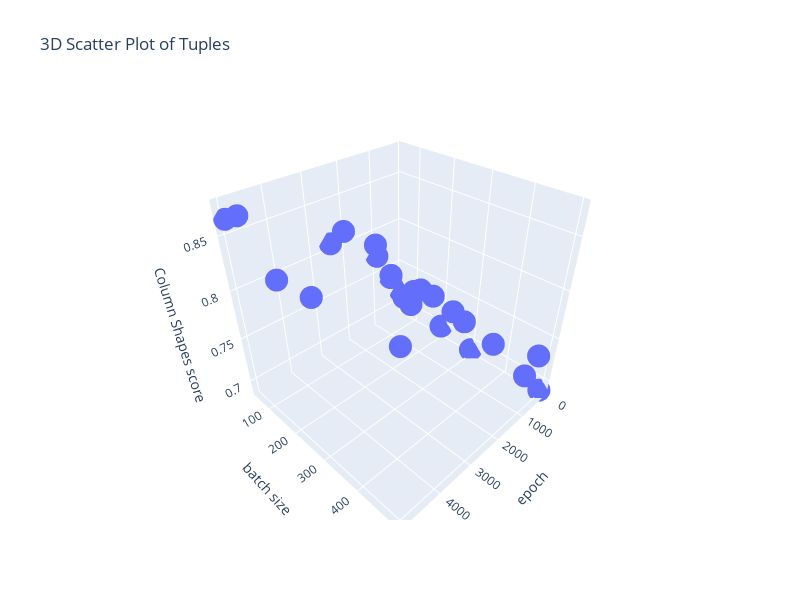
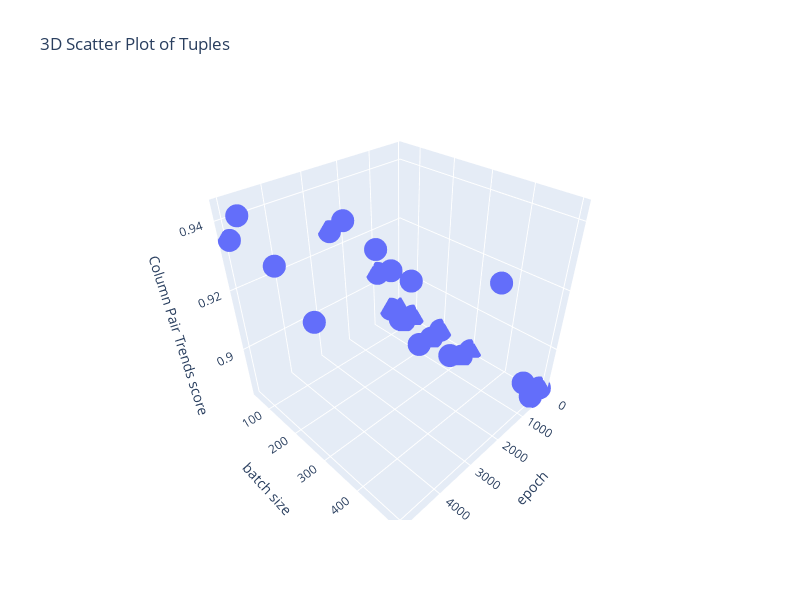
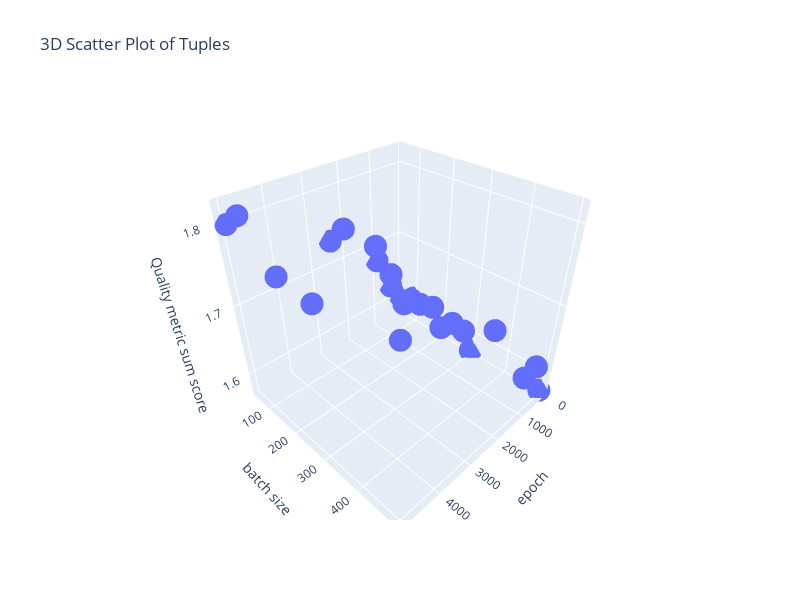

The notebook cell these images were saved under, in order:
### Markdown cell above
**Now we analyze the best hyperparamters based on the Column Shapes score, the Colun Pair Trends score, or the sum of both of them.**

### Code cell
saving_folder = '/Volumes/Jake_ssd/GANS/hyperparameter_tuning'
metric_options = ['Column Shapes', 'Column Pair Trends', 'Quality metric sum']
epochs_to_try = [100, 500, 1000, 2500, 5000]
batch_sizes_to_try = [50, 100, 200, 300, 500]


for metric in metric_options:
    best_score = 0
    best_hyperparameters = None
    epochs_batchsizes_scores = []
    for epoch in epochs_to_try:
        for batch_size in batch_sizes_to_try:
            path = saving_folder + f'/{epoch}_epochs_{batch_size}_batch_size'
            quality_metrics = pd.read_csv(path + '/quality_metrics.csv')
            score = get_quality_metric(metric, path)
            epochs_batchsizes_scores.append((epoch, batch_size, score))
            if(score > best_score):
                best_score = score
                best_hyperparameters = (epoch, batch_size)
        
    x, y, z = zip(*epochs_batchsizes_scores)

    # Create the scatter plot
    scatter = go.Scatter3d(x=x, y=y, z=z, mode='markers')

    # Define the layout
    layout = go.Layout(
        title="Epoch and batch size vs quality metrics for synthetic data",
        scene=dict(
            xaxis=dict(title='epoch'),
            yaxis=dict(title='batch size'),
            zaxis=dict(title=f'{metric} score'),
        ),
        width=800,  # Width of the figure in pixels
        height=600  # Height of the figure in pixels
    )

    # Combine the plot and layout
    fig = go.Figure(data=[scatter], layout=layout)

    # Display the plot
    fig.show()

### Figure 1 — Plotly figure (JSON) as saved in the notebook; plotly's stock layout.template omitted (floating-point values rounded to 4 significant figures)
{"data": [{"mode": "markers", "type": "scatter3d", "x": [100, 100, 100, 100, 100, 500, 500, 500, 500, 500, 1000, 1000, 1000, 1000, 1000, 2500, 2500, 2500, 2500, 2500, 5000, 5000, 5000, 5000, 5000], "y": [50, 100, 200, 300, 500, 50, 100, 200, 300, 500, 50, 100, 200, 300, 500, 50, 100, 200, 300, 500, 50, 100, 200, 300, 500], "z": [0.7148, 0.7238, 0.6981, 0.6895, 0.6881, 0.7392, 0.7229, 0.7441, 0.7335, 0.7398, 0.773, 0.759, 0.7603, 0.7551, 0.7287, 0.8086, 0.8284, 0.8305, 0.791, 0.7965, 0.8645, 0.8741, 0.8382, 0.843, 0.8494]}], "layout": {"height": 600, "scene": {"xaxis": {"title": {"text": "epoch"}}, "yaxis": {"title": {"text": "batch size"}}, "zaxis": {"title": {"text": "Column Shapes score"}}}, "title": {"text": "3D Scatter Plot of Tuples"}, "width": 800}}

### Figure 2 — Plotly figure (JSON) as saved in the notebook; plotly's stock layout.template omitted (floating-point values rounded to 4 significant figures)
{"data": [{"mode": "markers", "type": "scatter3d", "x": [100, 100, 100, 100, 100, 500, 500, 500, 500, 500, 1000, 1000, 1000, 1000, 1000, 2500, 2500, 2500, 2500, 2500, 5000, 5000, 5000, 5000, 5000], "y": [50, 100, 200, 300, 500, 50, 100, 200, 300, 500, 50, 100, 200, 300, 500, 50, 100, 200, 300, 500, 50, 100, 200, 300, 500], "z": [0.8846, 0.8847, 0.8854, 0.884, 0.8849, 0.8869, 0.885, 0.8846, 0.8845, 0.8847, 0.9047, 0.9085, 0.8853, 0.8884, 0.8943, 0.9266, 0.9323, 0.9283, 0.9243, 0.9355, 0.9349, 0.9436, 0.9358, 0.9272, 0.9417]}], "layout": {"height": 600, "scene": {"xaxis": {"title": {"text": "epoch"}}, "yaxis": {"title": {"text": "batch size"}}, "zaxis": {"title": {"text": "Column Pair Trends score"}}}, "title": {"text": "3D Scatter Plot of Tuples"}, "width": 800}}

### Figure 3 — Plotly figure (JSON) as saved in the notebook; plotly's stock layout.template omitted (floating-point values rounded to 4 significant figures)
{"data": [{"mode": "markers", "type": "scatter3d", "x": [100, 100, 100, 100, 100, 500, 500, 500, 500, 500, 1000, 1000, 1000, 1000, 1000, 2500, 2500, 2500, 2500, 2500, 5000, 5000, 5000, 5000, 5000], "y": [50, 100, 200, 300, 500, 50, 100, 200, 300, 500, 50, 100, 200, 300, 500, 50, 100, 200, 300, 500, 50, 100, 200, 300, 500], "z": [1.599, 1.608, 1.584, 1.573, 1.573, 1.626, 1.608, 1.629, 1.618, 1.624, 1.678, 1.668, 1.646, 1.644, 1.623, 1.735, 1.761, 1.759, 1.715, 1.732, 1.799, 1.818, 1.774, 1.77, 1.791]}], "layout": {"height": 600, "scene": {"xaxis": {"title": {"text": "epoch"}}, "yaxis": {"title": {"text": "batch size"}}, "zaxis": {"title": {"text": "Quality metric sum score"}}}, "title": {"text": "3D Scatter Plot of Tuples"}, "width": 800}}
